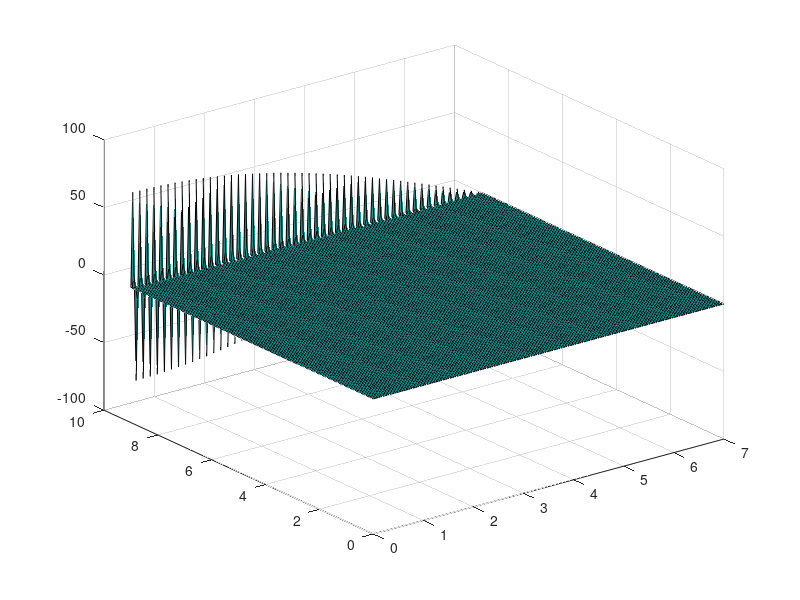

MATLAB code to generate this figure:
x=linspace(0,7,200);
y=linspace(0,9,200);
[x,y]=meshgrid(x,y);

uo=(35./sinh(9.*pi/7)).*sin(x.*pi.*i./7).*sinh(y.*pi.*i./7);
usol=0;
 for i=2:100
     un=35./sinh(9.*pi.*i./7).*sin(x.*pi.*i./7).*sinh(y.*pi.*i./7);
     usol=un+uo;
     uo=un;
 end
 
surf(x,y,usol)